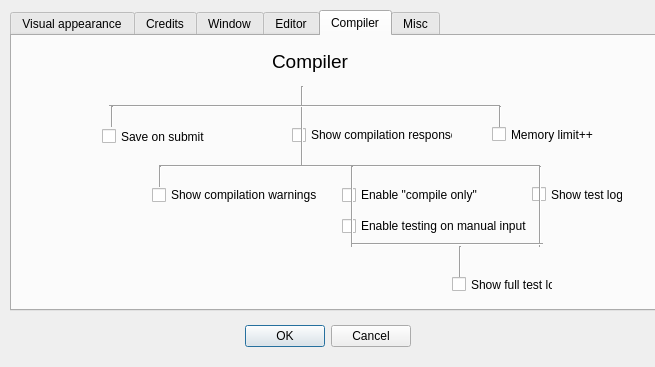
<?xml version="1.0" encoding="UTF-8"?>
<ui version="4.0">
 <class>ShopDialog</class>
 <widget class="QDialog" name="ShopDialog">
  <property name="windowModality">
   <enum>Qt::ApplicationModal</enum>
  </property>
  <property name="geometry">
   <rect>
    <x>0</x>
    <y>0</y>
    <width>655</width>
    <height>367</height>
   </rect>
  </property>
  <property name="sizePolicy">
   <sizepolicy hsizetype="Fixed" vsizetype="Fixed">
    <horstretch>0</horstretch>
    <verstretch>0</verstretch>
   </sizepolicy>
  </property>
  <property name="minimumSize">
   <size>
    <width>655</width>
    <height>367</height>
   </size>
  </property>
  <property name="maximumSize">
   <size>
    <width>655</width>
    <height>367</height>
   </size>
  </property>
  <property name="windowTitle">
   <string>Kúp si upgrade!</string>
  </property>
  <property name="modal">
   <bool>true</bool>
  </property>
  <widget class="QDialogButtonBox" name="buttonBox">
   <property name="geometry">
    <rect>
     <x>240</x>
     <y>320</y>
     <width>171</width>
     <height>32</height>
    </rect>
   </property>
   <property name="orientation">
    <enum>Qt::Horizontal</enum>
   </property>
   <property name="standardButtons">
    <set>QDialogButtonBox::Cancel|QDialogButtonBox::Ok</set>
   </property>
  </widget>
  <widget class="QTabWidget" name="tabWidget">
   <property name="geometry">
    <rect>
     <x>10</x>
     <y>10</y>
     <width>651</width>
     <height>301</height>
    </rect>
   </property>
   <property name="currentIndex">
    <number>4</number>
   </property>
   <widget class="QWidget" name="tab">
    <attribute name="title">
     <string>Visual appearance</string>
    </attribute>
    <widget class="Line" name="line_2">
     <property name="geometry">
      <rect>
       <x>20</x>
       <y>70</y>
       <width>20</width>
       <height>141</height>
      </rect>
     </property>
     <property name="orientation">
      <enum>Qt::Vertical</enum>
     </property>
    </widget>
    <widget class="QCheckBox" name="checkBoxFontFamily2">
     <property name="geometry">
      <rect>
       <x>330</x>
       <y>150</y>
       <width>171</width>
       <height>18</height>
      </rect>
     </property>
     <property name="text">
      <string>Upgrade font family</string>
     </property>
    </widget>
    <widget class="Line" name="line_3">
     <property name="geometry">
      <rect>
       <x>170</x>
       <y>70</y>
       <width>16</width>
       <height>141</height>
      </rect>
     </property>
     <property name="orientation">
      <enum>Qt::Vertical</enum>
     </property>
    </widget>
    <widget class="Line" name="line">
     <property name="geometry">
      <rect>
       <x>30</x>
       <y>60</y>
       <width>461</width>
       <height>16</height>
      </rect>
     </property>
     <property name="orientation">
      <enum>Qt::Horizontal</enum>
     </property>
    </widget>
    <widget class="QCheckBox" name="checkBoxContrast1">
     <property name="geometry">
      <rect>
       <x>170</x>
       <y>100</y>
       <width>161</width>
       <height>18</height>
      </rect>
     </property>
     <property name="text">
      <string>Increase contrast</string>
     </property>
    </widget>
    <widget class="Line" name="line_5">
     <property name="geometry">
      <rect>
       <x>250</x>
       <y>40</y>
       <width>20</width>
       <height>31</height>
      </rect>
     </property>
     <property name="orientation">
      <enum>Qt::Vertical</enum>
     </property>
    </widget>
    <widget class="QCheckBox" name="checkBoxFontSize1">
     <property name="geometry">
      <rect>
       <x>20</x>
       <y>100</y>
       <width>151</width>
       <height>18</height>
      </rect>
     </property>
     <property name="text">
      <string>Decresase font size</string>
     </property>
    </widget>
    <widget class="QCheckBox" name="checkBoxFontSize2">
     <property name="geometry">
      <rect>
       <x>20</x>
       <y>150</y>
       <width>151</width>
       <height>21</height>
      </rect>
     </property>
     <property name="text">
      <string>Decresase font size</string>
     </property>
    </widget>
    <widget class="QLabel" name="Appearence">
     <property name="geometry">
      <rect>
       <x>200</x>
       <y>10</y>
       <width>131</width>
       <height>31</height>
      </rect>
     </property>
     <property name="font">
      <font>
       <pointsize>14</pointsize>
      </font>
     </property>
     <property name="text">
      <string>Visual Appearance</string>
     </property>
    </widget>
    <widget class="QCheckBox" name="checkBoxFontFamily1">
     <property name="geometry">
      <rect>
       <x>330</x>
       <y>100</y>
       <width>161</width>
       <height>18</height>
      </rect>
     </property>
     <property name="text">
      <string>Upgrade font family</string>
     </property>
    </widget>
    <widget class="Line" name="line_4">
     <property name="geometry">
      <rect>
       <x>330</x>
       <y>70</y>
       <width>16</width>
       <height>91</height>
      </rect>
     </property>
     <property name="orientation">
      <enum>Qt::Vertical</enum>
     </property>
    </widget>
    <widget class="QCheckBox" name="checkBoxFontSize3">
     <property name="geometry">
      <rect>
       <x>20</x>
       <y>200</y>
       <width>151</width>
       <height>18</height>
      </rect>
     </property>
     <property name="text">
      <string>Decresase font size</string>
     </property>
    </widget>
    <widget class="QCheckBox" name="checkBoxContrast2">
     <property name="geometry">
      <rect>
       <x>170</x>
       <y>150</y>
       <width>161</width>
       <height>18</height>
      </rect>
     </property>
     <property name="text">
      <string>Increase contrast</string>
     </property>
    </widget>
    <widget class="QCheckBox" name="checkBoxWordSpacing">
     <property name="geometry">
      <rect>
       <x>480</x>
       <y>100</y>
       <width>161</width>
       <height>18</height>
      </rect>
     </property>
     <property name="text">
      <string>Increase word spacing</string>
     </property>
    </widget>
    <widget class="QCheckBox" name="checkBoxContrast3">
     <property name="geometry">
      <rect>
       <x>170</x>
       <y>200</y>
       <width>171</width>
       <height>18</height>
      </rect>
     </property>
     <property name="text">
      <string>Increase contrast</string>
     </property>
    </widget>
    <widget class="Line" name="line_21">
     <property name="geometry">
      <rect>
       <x>480</x>
       <y>70</y>
       <width>16</width>
       <height>41</height>
      </rect>
     </property>
     <property name="orientation">
      <enum>Qt::Vertical</enum>
     </property>
    </widget>
    <zorder>line_21</zorder>
    <zorder>line_4</zorder>
    <zorder>line_2</zorder>
    <zorder>checkBoxFontFamily2</zorder>
    <zorder>line_3</zorder>
    <zorder>line</zorder>
    <zorder>checkBoxContrast1</zorder>
    <zorder>line_5</zorder>
    <zorder>checkBoxFontSize1</zorder>
    <zorder>checkBoxFontSize2</zorder>
    <zorder>Appearence</zorder>
    <zorder>checkBoxFontFamily1</zorder>
    <zorder>checkBoxFontSize3</zorder>
    <zorder>checkBoxContrast2</zorder>
    <zorder>checkBoxWordSpacing</zorder>
    <zorder>checkBoxContrast3</zorder>
   </widget>
   <widget class="QWidget" name="tab_2">
    <attribute name="title">
     <string>Credits</string>
    </attribute>
    <widget class="Line" name="line_9">
     <property name="geometry">
      <rect>
       <x>153</x>
       <y>80</y>
       <width>16</width>
       <height>51</height>
      </rect>
     </property>
     <property name="orientation">
      <enum>Qt::Vertical</enum>
     </property>
    </widget>
    <widget class="QCheckBox" name="checkBoxShowPrices">
     <property name="geometry">
      <rect>
       <x>150</x>
       <y>120</y>
       <width>141</width>
       <height>18</height>
      </rect>
     </property>
     <property name="text">
      <string>Show prices</string>
     </property>
    </widget>
    <widget class="QCheckBox" name="checkBoxCheaperKeystrokes1">
     <property name="geometry">
      <rect>
       <x>370</x>
       <y>110</y>
       <width>171</width>
       <height>20</height>
      </rect>
     </property>
     <property name="text">
      <string>Cheaper keystrokes 1</string>
     </property>
    </widget>
    <widget class="QLabel" name="editor_2">
     <property name="geometry">
      <rect>
       <x>240</x>
       <y>30</y>
       <width>61</width>
       <height>31</height>
      </rect>
     </property>
     <property name="font">
      <font>
       <pointsize>14</pointsize>
      </font>
     </property>
     <property name="text">
      <string>Credits</string>
     </property>
    </widget>
    <widget class="Line" name="line_7">
     <property name="geometry">
      <rect>
       <x>160</x>
       <y>70</y>
       <width>221</width>
       <height>20</height>
      </rect>
     </property>
     <property name="orientation">
      <enum>Qt::Horizontal</enum>
     </property>
    </widget>
    <widget class="Line" name="line_10">
     <property name="geometry">
      <rect>
       <x>260</x>
       <y>60</y>
       <width>16</width>
       <height>21</height>
      </rect>
     </property>
     <property name="orientation">
      <enum>Qt::Vertical</enum>
     </property>
    </widget>
    <widget class="Line" name="line_8">
     <property name="geometry">
      <rect>
       <x>370</x>
       <y>80</y>
       <width>16</width>
       <height>101</height>
      </rect>
     </property>
     <property name="orientation">
      <enum>Qt::Vertical</enum>
     </property>
    </widget>
    <widget class="QCheckBox" name="checkBoxCheaperKeystrokes2">
     <property name="geometry">
      <rect>
       <x>370</x>
       <y>170</y>
       <width>181</width>
       <height>21</height>
      </rect>
     </property>
     <property name="text">
      <string>Cheaper keystrokes 2</string>
     </property>
    </widget>
    <zorder>line_8</zorder>
    <zorder>line_9</zorder>
    <zorder>checkBoxShowPrices</zorder>
    <zorder>checkBoxCheaperKeystrokes1</zorder>
    <zorder>editor_2</zorder>
    <zorder>line_7</zorder>
    <zorder>line_10</zorder>
    <zorder>checkBoxCheaperKeystrokes2</zorder>
   </widget>
   <widget class="QWidget" name="tab_5">
    <attribute name="title">
     <string>Window</string>
    </attribute>
    <widget class="Line" name="line_14">
     <property name="geometry">
      <rect>
       <x>300</x>
       <y>130</y>
       <width>20</width>
       <height>51</height>
      </rect>
     </property>
     <property name="orientation">
      <enum>Qt::Vertical</enum>
     </property>
    </widget>
    <widget class="QCheckBox" name="checkBoxStatusBar">
     <property name="geometry">
      <rect>
       <x>240</x>
       <y>90</y>
       <width>131</width>
       <height>18</height>
      </rect>
     </property>
     <property name="text">
      <string>Show statusbar</string>
     </property>
    </widget>
    <widget class="Line" name="line_13">
     <property name="geometry">
      <rect>
       <x>150</x>
       <y>130</y>
       <width>20</width>
       <height>61</height>
      </rect>
     </property>
     <property name="orientation">
      <enum>Qt::Vertical</enum>
     </property>
    </widget>
    <widget class="Line" name="line_12">
     <property name="geometry">
      <rect>
       <x>10</x>
       <y>130</y>
       <width>20</width>
       <height>81</height>
      </rect>
     </property>
     <property name="orientation">
      <enum>Qt::Vertical</enum>
     </property>
    </widget>
    <widget class="QCheckBox" name="checkBoxColumnNumber">
     <property name="geometry">
      <rect>
       <x>150</x>
       <y>190</y>
       <width>171</width>
       <height>18</height>
      </rect>
     </property>
     <property name="text">
      <string>Show column number</string>
     </property>
    </widget>
    <widget class="QLabel" name="statusbar">
     <property name="geometry">
      <rect>
       <x>210</x>
       <y>20</y>
       <width>131</width>
       <height>31</height>
      </rect>
     </property>
     <property name="font">
      <font>
       <pointsize>14</pointsize>
      </font>
     </property>
     <property name="text">
      <string>Window</string>
     </property>
    </widget>
    <widget class="QCheckBox" name="checkBoxLineNumber">
     <property name="geometry">
      <rect>
       <x>10</x>
       <y>210</y>
       <width>141</width>
       <height>18</height>
      </rect>
     </property>
     <property name="text">
      <string>Show line number</string>
     </property>
    </widget>
    <widget class="QCheckBox" name="checkBoxCredits">
     <property name="geometry">
      <rect>
       <x>300</x>
       <y>170</y>
       <width>161</width>
       <height>18</height>
      </rect>
     </property>
     <property name="text">
      <string>Show number of credits</string>
     </property>
    </widget>
    <widget class="Line" name="line_11">
     <property name="geometry">
      <rect>
       <x>20</x>
       <y>120</y>
       <width>291</width>
       <height>20</height>
      </rect>
     </property>
     <property name="orientation">
      <enum>Qt::Horizontal</enum>
     </property>
    </widget>
    <widget class="Line" name="line_16">
     <property name="geometry">
      <rect>
       <x>240</x>
       <y>50</y>
       <width>20</width>
       <height>81</height>
      </rect>
     </property>
     <property name="orientation">
      <enum>Qt::Vertical</enum>
     </property>
    </widget>
    <widget class="Line" name="line_15">
     <property name="geometry">
      <rect>
       <x>250</x>
       <y>70</y>
       <width>241</width>
       <height>21</height>
      </rect>
     </property>
     <property name="orientation">
      <enum>Qt::Horizontal</enum>
     </property>
    </widget>
    <widget class="Line" name="line_26">
     <property name="geometry">
      <rect>
       <x>480</x>
       <y>80</y>
       <width>20</width>
       <height>101</height>
      </rect>
     </property>
     <property name="orientation">
      <enum>Qt::Vertical</enum>
     </property>
    </widget>
    <widget class="QCheckBox" name="checkBoxResizeHorizontal">
     <property name="geometry">
      <rect>
       <x>480</x>
       <y>170</y>
       <width>141</width>
       <height>17</height>
      </rect>
     </property>
     <property name="text">
      <string>Allow horizontal resize</string>
     </property>
    </widget>
    <widget class="QCheckBox" name="checkBoxResizeVertical">
     <property name="geometry">
      <rect>
       <x>480</x>
       <y>90</y>
       <width>121</width>
       <height>17</height>
      </rect>
     </property>
     <property name="text">
      <string>Allow vertical resize</string>
     </property>
    </widget>
   </widget>
   <widget class="QWidget" name="tab_6">
    <attribute name="title">
     <string>Editor</string>
    </attribute>
    <widget class="QCheckBox" name="checkBoxPaste">
     <property name="geometry">
      <rect>
       <x>180</x>
       <y>120</y>
       <width>101</width>
       <height>18</height>
      </rect>
     </property>
     <property name="text">
      <string>Allow paste</string>
     </property>
    </widget>
    <widget class="QCheckBox" name="checkBoxMouseNavigation">
     <property name="geometry">
      <rect>
       <x>470</x>
       <y>190</y>
       <width>181</width>
       <height>18</height>
      </rect>
     </property>
     <property name="text">
      <string>Enable mouse navigation</string>
     </property>
    </widget>
    <widget class="QCheckBox" name="checkBoxBackspace">
     <property name="geometry">
      <rect>
       <x>0</x>
       <y>130</y>
       <width>121</width>
       <height>18</height>
      </rect>
     </property>
     <property name="text">
      <string>Allow backspace</string>
     </property>
    </widget>
    <widget class="QCheckBox" name="checkBoxKeyboardNavigation">
     <property name="geometry">
      <rect>
       <x>0</x>
       <y>240</y>
       <width>201</width>
       <height>18</height>
      </rect>
     </property>
     <property name="text">
      <string>Enable keyboard navigation</string>
     </property>
    </widget>
    <widget class="QLabel" name="editor">
     <property name="geometry">
      <rect>
       <x>270</x>
       <y>10</y>
       <width>51</width>
       <height>31</height>
      </rect>
     </property>
     <property name="font">
      <font>
       <pointsize>14</pointsize>
      </font>
     </property>
     <property name="text">
      <string>Editor</string>
     </property>
    </widget>
    <widget class="QCheckBox" name="checkBoxUndoRedo">
     <property name="geometry">
      <rect>
       <x>370</x>
       <y>120</y>
       <width>111</width>
       <height>18</height>
      </rect>
     </property>
     <property name="text">
      <string>Undo Redo</string>
     </property>
    </widget>
    <widget class="QCheckBox" name="checkBoxReadOnly">
     <property name="geometry">
      <rect>
       <x>510</x>
       <y>120</y>
       <width>111</width>
       <height>18</height>
      </rect>
     </property>
     <property name="text">
      <string>Read only</string>
     </property>
    </widget>
    <widget class="Line" name="line_38">
     <property name="geometry">
      <rect>
       <x>10</x>
       <y>70</y>
       <width>511</width>
       <height>20</height>
      </rect>
     </property>
     <property name="orientation">
      <enum>Qt::Horizontal</enum>
     </property>
    </widget>
    <widget class="Line" name="line_39">
     <property name="geometry">
      <rect>
       <x>280</x>
       <y>50</y>
       <width>20</width>
       <height>111</height>
      </rect>
     </property>
     <property name="orientation">
      <enum>Qt::Vertical</enum>
     </property>
    </widget>
    <widget class="Line" name="line_40">
     <property name="geometry">
      <rect>
       <x>10</x>
       <y>150</y>
       <width>471</width>
       <height>20</height>
      </rect>
     </property>
     <property name="orientation">
      <enum>Qt::Horizontal</enum>
     </property>
    </widget>
    <widget class="Line" name="line_41">
     <property name="geometry">
      <rect>
       <x>0</x>
       <y>80</y>
       <width>20</width>
       <height>51</height>
      </rect>
     </property>
     <property name="orientation">
      <enum>Qt::Vertical</enum>
     </property>
    </widget>
    <widget class="Line" name="line_42">
     <property name="geometry">
      <rect>
       <x>180</x>
       <y>80</y>
       <width>20</width>
       <height>41</height>
      </rect>
     </property>
     <property name="orientation">
      <enum>Qt::Vertical</enum>
     </property>
    </widget>
    <widget class="Line" name="line_43">
     <property name="geometry">
      <rect>
       <x>370</x>
       <y>80</y>
       <width>20</width>
       <height>41</height>
      </rect>
     </property>
     <property name="orientation">
      <enum>Qt::Vertical</enum>
     </property>
    </widget>
    <widget class="Line" name="line_44">
     <property name="geometry">
      <rect>
       <x>510</x>
       <y>80</y>
       <width>20</width>
       <height>41</height>
      </rect>
     </property>
     <property name="orientation">
      <enum>Qt::Vertical</enum>
     </property>
    </widget>
    <widget class="Line" name="line_45">
     <property name="geometry">
      <rect>
       <x>0</x>
       <y>160</y>
       <width>20</width>
       <height>81</height>
      </rect>
     </property>
     <property name="orientation">
      <enum>Qt::Vertical</enum>
     </property>
    </widget>
    <widget class="Line" name="line_46">
     <property name="geometry">
      <rect>
       <x>470</x>
       <y>160</y>
       <width>20</width>
       <height>41</height>
      </rect>
     </property>
     <property name="orientation">
      <enum>Qt::Vertical</enum>
     </property>
    </widget>
    <widget class="QCheckBox" name="checkBoxPageUpDown">
     <property name="geometry">
      <rect>
       <x>0</x>
       <y>210</y>
       <width>131</width>
       <height>17</height>
      </rect>
     </property>
     <property name="text">
      <string>Enable page up/down</string>
     </property>
    </widget>
    <widget class="QCheckBox" name="checkBoxCtrln">
     <property name="geometry">
      <rect>
       <x>0</x>
       <y>100</y>
       <width>111</width>
       <height>17</height>
      </rect>
     </property>
     <property name="text">
      <string>Allow Ctrl-N</string>
     </property>
    </widget>
    <widget class="Line" name="line_28">
     <property name="geometry">
      <rect>
       <x>140</x>
       <y>160</y>
       <width>16</width>
       <height>51</height>
      </rect>
     </property>
     <property name="orientation">
      <enum>Qt::Vertical</enum>
     </property>
    </widget>
    <widget class="QCheckBox" name="checkBoxDelay1">
     <property name="geometry">
      <rect>
       <x>140</x>
       <y>180</y>
       <width>111</width>
       <height>17</height>
      </rect>
     </property>
     <property name="text">
      <string>Speed up response</string>
     </property>
    </widget>
    <widget class="QCheckBox" name="checkBoxSynchronize">
     <property name="geometry">
      <rect>
       <x>300</x>
       <y>180</y>
       <width>131</width>
       <height>17</height>
      </rect>
     </property>
     <property name="text">
      <string>Synchronize keystrokes</string>
     </property>
    </widget>
    <widget class="QCheckBox" name="checkBoxDelay2">
     <property name="geometry">
      <rect>
       <x>230</x>
       <y>250</y>
       <width>111</width>
       <height>17</height>
      </rect>
     </property>
     <property name="text">
      <string>Speed up response</string>
     </property>
    </widget>
    <widget class="Line" name="line_29">
     <property name="geometry">
      <rect>
       <x>300</x>
       <y>160</y>
       <width>16</width>
       <height>51</height>
      </rect>
     </property>
     <property name="orientation">
      <enum>Qt::Vertical</enum>
     </property>
    </widget>
    <widget class="Line" name="line_30">
     <property name="geometry">
      <rect>
       <x>150</x>
       <y>200</y>
       <width>161</width>
       <height>20</height>
      </rect>
     </property>
     <property name="orientation">
      <enum>Qt::Horizontal</enum>
     </property>
    </widget>
    <widget class="Line" name="line_31">
     <property name="geometry">
      <rect>
       <x>230</x>
       <y>210</y>
       <width>16</width>
       <height>41</height>
      </rect>
     </property>
     <property name="orientation">
      <enum>Qt::Vertical</enum>
     </property>
    </widget>
   </widget>
   <widget class="QWidget" name="tab_7">
    <attribute name="title">
     <string>Compiler</string>
    </attribute>
    <widget class="QCheckBox" name="checkBoxShowCompilationStatus">
     <property name="geometry">
      <rect>
       <x>280</x>
       <y>90</y>
       <width>161</width>
       <height>18</height>
      </rect>
     </property>
     <property name="text">
      <string>Show compilation response</string>
     </property>
    </widget>
    <widget class="QCheckBox" name="checkBoxShowCompilationWarnings">
     <property name="geometry">
      <rect>
       <x>140</x>
       <y>150</y>
       <width>211</width>
       <height>18</height>
      </rect>
     </property>
     <property name="text">
      <string>Show compilation warnings</string>
     </property>
    </widget>
    <widget class="QCheckBox" name="checkBoxCompileOnly">
     <property name="geometry">
      <rect>
       <x>330</x>
       <y>150</y>
       <width>181</width>
       <height>18</height>
      </rect>
     </property>
     <property name="text">
      <string>Enable &quot;compile only&quot;</string>
     </property>
    </widget>
    <widget class="QCheckBox" name="checkBoxManualTest">
     <property name="geometry">
      <rect>
       <x>330</x>
       <y>180</y>
       <width>211</width>
       <height>20</height>
      </rect>
     </property>
     <property name="text">
      <string>Enable testing on manual input</string>
     </property>
    </widget>
    <widget class="QLabel" name="editor_3">
     <property name="geometry">
      <rect>
       <x>260</x>
       <y>10</y>
       <width>91</width>
       <height>31</height>
      </rect>
     </property>
     <property name="font">
      <font>
       <pointsize>14</pointsize>
      </font>
     </property>
     <property name="text">
      <string>Compiler</string>
     </property>
    </widget>
    <widget class="Line" name="line_6">
     <property name="geometry">
      <rect>
       <x>280</x>
       <y>50</y>
       <width>20</width>
       <height>81</height>
      </rect>
     </property>
     <property name="orientation">
      <enum>Qt::Vertical</enum>
     </property>
    </widget>
    <widget class="Line" name="line_17">
     <property name="geometry">
      <rect>
       <x>147</x>
       <y>120</y>
       <width>381</width>
       <height>20</height>
      </rect>
     </property>
     <property name="orientation">
      <enum>Qt::Horizontal</enum>
     </property>
    </widget>
    <widget class="Line" name="line_18">
     <property name="geometry">
      <rect>
       <x>140</x>
       <y>130</y>
       <width>16</width>
       <height>21</height>
      </rect>
     </property>
     <property name="orientation">
      <enum>Qt::Vertical</enum>
     </property>
    </widget>
    <widget class="Line" name="line_19">
     <property name="geometry">
      <rect>
       <x>330</x>
       <y>130</y>
       <width>21</width>
       <height>81</height>
      </rect>
     </property>
     <property name="orientation">
      <enum>Qt::Vertical</enum>
     </property>
    </widget>
    <widget class="QCheckBox" name="checkBoxSaveOnSubmit">
     <property name="geometry">
      <rect>
       <x>90</x>
       <y>90</y>
       <width>151</width>
       <height>21</height>
      </rect>
     </property>
     <property name="text">
      <string>Save on submit</string>
     </property>
    </widget>
    <widget class="Line" name="line_20">
     <property name="geometry">
      <rect>
       <x>97</x>
       <y>60</y>
       <width>391</width>
       <height>20</height>
      </rect>
     </property>
     <property name="orientation">
      <enum>Qt::Horizontal</enum>
     </property>
    </widget>
    <widget class="Line" name="line_22">
     <property name="geometry">
      <rect>
       <x>90</x>
       <y>70</y>
       <width>20</width>
       <height>21</height>
      </rect>
     </property>
     <property name="orientation">
      <enum>Qt::Vertical</enum>
     </property>
    </widget>
    <widget class="QCheckBox" name="checkBoxFullLog">
     <property name="geometry">
      <rect>
       <x>440</x>
       <y>240</y>
       <width>101</width>
       <height>17</height>
      </rect>
     </property>
     <property name="text">
      <string>Show full test log</string>
     </property>
    </widget>
    <widget class="QCheckBox" name="checkBoxShowLog">
     <property name="geometry">
      <rect>
       <x>520</x>
       <y>150</y>
       <width>91</width>
       <height>17</height>
      </rect>
     </property>
     <property name="text">
      <string>Show test log</string>
     </property>
    </widget>
    <widget class="Line" name="line_32">
     <property name="geometry">
      <rect>
       <x>520</x>
       <y>130</y>
       <width>16</width>
       <height>81</height>
      </rect>
     </property>
     <property name="orientation">
      <enum>Qt::Vertical</enum>
     </property>
    </widget>
    <widget class="Line" name="line_33">
     <property name="geometry">
      <rect>
       <x>340</x>
       <y>200</y>
       <width>191</width>
       <height>16</height>
      </rect>
     </property>
     <property name="orientation">
      <enum>Qt::Horizontal</enum>
     </property>
    </widget>
    <widget class="Line" name="line_34">
     <property name="geometry">
      <rect>
       <x>440</x>
       <y>210</y>
       <width>16</width>
       <height>31</height>
      </rect>
     </property>
     <property name="orientation">
      <enum>Qt::Vertical</enum>
     </property>
    </widget>
    <widget class="Line" name="line_35">
     <property name="geometry">
      <rect>
       <x>480</x>
       <y>70</y>
       <width>16</width>
       <height>21</height>
      </rect>
     </property>
     <property name="orientation">
      <enum>Qt::Vertical</enum>
     </property>
    </widget>
    <widget class="QCheckBox" name="checkBoxMemoryLimit">
     <property name="geometry">
      <rect>
       <x>480</x>
       <y>90</y>
       <width>121</width>
       <height>17</height>
      </rect>
     </property>
     <property name="text">
      <string>Memory limit++</string>
     </property>
    </widget>
   </widget>
   <widget class="QWidget" name="tab_3">
    <attribute name="title">
     <string>Misc</string>
    </attribute>
    <widget class="QLabel" name="statusbar_2">
     <property name="geometry">
      <rect>
       <x>190</x>
       <y>20</y>
       <width>191</width>
       <height>31</height>
      </rect>
     </property>
     <property name="font">
      <font>
       <pointsize>14</pointsize>
      </font>
     </property>
     <property name="text">
      <string>Miscelanous upgrades</string>
     </property>
    </widget>
    <widget class="Line" name="line_23">
     <property name="geometry">
      <rect>
       <x>270</x>
       <y>50</y>
       <width>20</width>
       <height>31</height>
      </rect>
     </property>
     <property name="orientation">
      <enum>Qt::Vertical</enum>
     </property>
    </widget>
    <widget class="Line" name="line_24">
     <property name="geometry">
      <rect>
       <x>60</x>
       <y>70</y>
       <width>401</width>
       <height>20</height>
      </rect>
     </property>
     <property name="orientation">
      <enum>Qt::Horizontal</enum>
     </property>
    </widget>
    <widget class="Line" name="line_25">
     <property name="geometry">
      <rect>
       <x>50</x>
       <y>80</y>
       <width>20</width>
       <height>51</height>
      </rect>
     </property>
     <property name="orientation">
      <enum>Qt::Vertical</enum>
     </property>
    </widget>
    <widget class="QCheckBox" name="checkBoxShowProblemStatement">
     <property name="geometry">
      <rect>
       <x>50</x>
       <y>120</y>
       <width>191</width>
       <height>20</height>
      </rect>
     </property>
     <property name="text">
      <string>Show problem statement (zadania)</string>
     </property>
    </widget>
    <widget class="Line" name="line_27">
     <property name="geometry">
      <rect>
       <x>450</x>
       <y>80</y>
       <width>16</width>
       <height>51</height>
      </rect>
     </property>
     <property name="orientation">
      <enum>Qt::Vertical</enum>
     </property>
    </widget>
    <widget class="QCheckBox" name="checkBoxScreensaver">
     <property name="geometry">
      <rect>
       <x>450</x>
       <y>120</y>
       <width>131</width>
       <height>17</height>
      </rect>
     </property>
     <property name="text">
      <string>Disable &quot;screensaver&quot;</string>
     </property>
    </widget>
   </widget>
  </widget>
 </widget>
 <resources/>
 <connections>
  <connection>
   <sender>buttonBox</sender>
   <signal>accepted()</signal>
   <receiver>ShopDialog</receiver>
   <slot>accept()</slot>
   <hints>
    <hint type="sourcelabel">
     <x>558</x>
     <y>434</y>
    </hint>
    <hint type="destinationlabel">
     <x>157</x>
     <y>274</y>
    </hint>
   </hints>
  </connection>
  <connection>
   <sender>buttonBox</sender>
   <signal>rejected()</signal>
   <receiver>ShopDialog</receiver>
   <slot>reject()</slot>
   <hints>
    <hint type="sourcelabel">
     <x>590</x>
     <y>440</y>
    </hint>
    <hint type="destinationlabel">
     <x>286</x>
     <y>274</y>
    </hint>
   </hints>
  </connection>
 </connections>
</ui>
